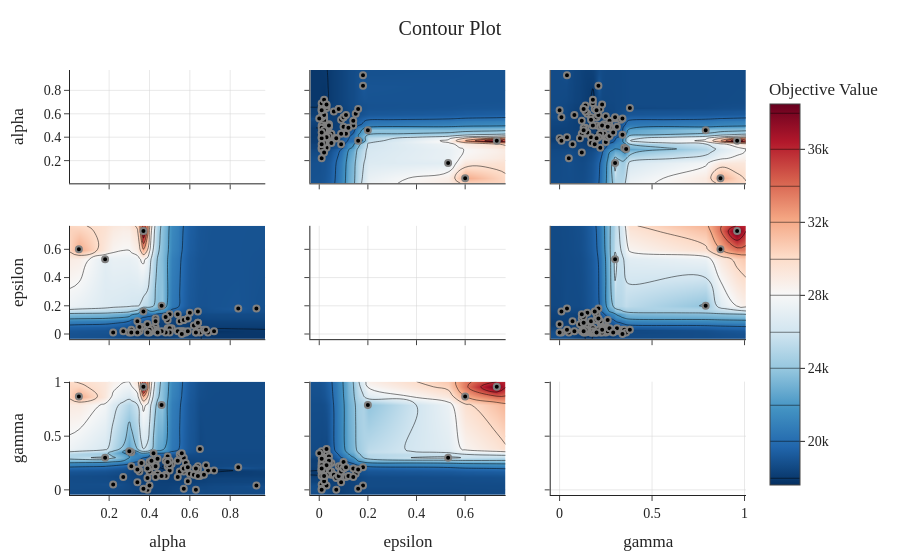

Write notebook code for a chart like this one.
### Markdown cell above
## Contour Plot

### Code cell
if study is not None:
    fig_contour = plot_contour(study)
    fig_contour.update_traces(
        selector=dict(type="contour"),
        contours=dict(coloring="heatmap"),
        colorscale="RdBu",
    )
    fig_contour = apply_latex_style(fig_contour)
    generated_figures.append(("06_contour", fig_contour))
    fig_contour.show()
else:
    print("Contour plots are available only for Optuna studies.")

### Figure 1 — Plotly figure (JSON) as saved in the notebook; plotly's stock layout.template omitted (floating-point values rounded to 4 significant figures; data arrays with more than 128 entries replaced by an {"elided": "..."} marker saying what was removed)
{"data": [{"type": "scatter", "xaxis": "x", "yaxis": "y"}, {"colorbar": {"title": {"text": "Objective Value"}}, "colorscale": [[0, "rgb(103,0,31)"], [0.1, "rgb(178,24,43)"], [0.2, "rgb(214,96,77)"], [0.3, "rgb(244,165,130)"], [0.4, "rgb(253,219,199)"], [0.5, "rgb(247,247,247)"], [0.6, "rgb(209,229,240)"], [0.7, "rgb(146,197,222)"], [0.8, "rgb(67,147,195)"], [0.9, "rgb(33,102,172)"], [1, "rgb(5,48,97)"]], "connectgaps": true, "contours": {"coloring": "heatmap"}, "hoverinfo": "none", "line": {"smoothing": 1.3}, "reversescale": true, "showscale": true, "type": "contour", "x": [0.006, 0.05, 0.18, 0.22, 0.27, 0.3, 0.31, 0.34, 0.35, 0.36, 0.37, 0.39, 0.4, 0.41, 0.42, 0.43, 0.44, 0.46, 0.48, 0.49, 0.5, 0.51, 0.54, 0.55, 0.56, 0.57, 0.58, 0.59, 0.6, 0.62, 0.63, 0.64, 0.65, 0.67, 0.68, 0.69, 0.72, 0.84, 0.93, 0.974], "xaxis": "x4", "y": [-0.0365, 0, 0.01, 0.02, 0.03, 0.04, 0.05, 0.06, 0.07, 0.08, 0.09, 0.1, 0.11, 0.12, 0.14, 0.15, 0.16, 0.18, 0.2, 0.53, 0.6, 0.73, 0.7665], "yaxis": "y4", "z": {"elided": "23x40 float values"}}, {"marker": {"color": "black", "line": {"color": "Gray", "width": 2}}, "mode": "markers", "name": "Feasible Trial", "showlegend": false, "type": "scatter", "x": [0.37, 0.6, 0.05, 0.84, 0.18, 0.46, 0.93, 0.39, 0.22, 0.56, 0.57, 0.55, 0.42, 0.64, 0.4, 0.36, 0.37, 0.34, 0.57, 0.4, 0.31, 0.4, 0.49, 0.51, 0.58, 0.54, 0.5, 0.3, 0.31, 0.35, 0.35, 0.43, 0.43, 0.43, 0.48, 0.5, 0.65, 0.4, 0.49, 0.5, 0.44, 0.5, 0.48, 0.43, 0.43, 0.49, 0.41, 0.57, 0.48, 0.4, 0.39, 0.27, 0.65, 0.62, 0.39, 0.69, 0.67, 0.72, 0.59, 0.57, 0.68, 0.64, 0.46, 0.55, 0.34, 0.56, 0.54, 0.57, 0.59, 0.63, 0.64, 0.63, 0.44], "xaxis": "x4", "y": [0.73, 0.15, 0.6, 0.18, 0.53, 0.2, 0.18, 0.07, 0.01, 0.02, 0.02, 0.02, 0.03, 0.08, 0.03, 0.05, 0.16, 0.09, 0.01, 0.03, 0.03, 0.01, 0.04, 0.04, 0.01, 0.02, 0.02, 0.01, 0.01, 0.02, 0.05, 0.02, 0.05, 0.03, 0.02, 0.14, 0.03, 0.02, 0.02, 0.04, 0.02, 0.01, 0.01, 0.11, 0.09, 0.1, 0.04, 0.01, 0.12, 0.03, 0.01, 0.02, 0.01, 0.06, 0.07, 0.01, 0.03, 0.02, 0.02, 0.1, 0.03, 0.08, 0.02, 0.09, 0.01, 0, 0.14, 0.1, 0.11, 0.01, 0.16, 0.01, 0.01], "yaxis": "y4"}, {"colorbar": {"title": {"text": "Objective Value"}}, "colorscale": [[0, "rgb(103,0,31)"], [0.1, "rgb(178,24,43)"], [0.2, "rgb(214,96,77)"], [0.3, "rgb(244,165,130)"], [0.4, "rgb(253,219,199)"], [0.5, "rgb(247,247,247)"], [0.6, "rgb(209,229,240)"], [0.7, "rgb(146,197,222)"], [0.8, "rgb(67,147,195)"], [0.9, "rgb(33,102,172)"], [1, "rgb(5,48,97)"]], "connectgaps": true, "contours": {"coloring": "heatmap"}, "hoverinfo": "none", "line": {"smoothing": 1.3}, "reversescale": true, "showscale": false, "type": "contour", "x": [0.006, 0.05, 0.18, 0.22, 0.27, 0.3, 0.31, 0.34, 0.35, 0.36, 0.37, 0.39, 0.4, 0.41, 0.42, 0.43, 0.44, 0.46, 0.48, 0.49, 0.5, 0.51, 0.54, 0.55, 0.56, 0.57, 0.58, 0.59, 0.6, 0.62, 0.63, 0.64, 0.65, 0.67, 0.68, 0.69, 0.72, 0.84, 0.93, 0.974], "xaxis": "x7", "y": [-0.048, 0, 0.01, 0.04, 0.05, 0.07, 0.08, 0.11, 0.12, 0.13, 0.14, 0.15, 0.17, 0.18, 0.19, 0.2, 0.21, 0.22, 0.23, 0.24, 0.25, 0.26, 0.27, 0.29, 0.3, 0.31, 0.33, 0.34, 0.35, 0.36, 0.38, 0.79, 0.87, 0.96, 1.008], "yaxis": "y7", "z": {"elided": "35x40 float values"}}, {"marker": {"color": "black", "line": {"color": "Gray", "width": 2}}, "mode": "markers", "name": "Feasible Trial", "showlegend": false, "type": "scatter", "x": [0.37, 0.6, 0.05, 0.84, 0.18, 0.46, 0.93, 0.39, 0.22, 0.56, 0.57, 0.55, 0.42, 0.64, 0.4, 0.36, 0.37, 0.34, 0.57, 0.4, 0.31, 0.4, 0.49, 0.51, 0.58, 0.54, 0.5, 0.3, 0.31, 0.35, 0.35, 0.43, 0.43, 0.43, 0.48, 0.5, 0.65, 0.4, 0.49, 0.5, 0.44, 0.5, 0.48, 0.43, 0.43, 0.49, 0.41, 0.57, 0.48, 0.4, 0.39, 0.27, 0.65, 0.62, 0.39, 0.69, 0.67, 0.72, 0.59, 0.57, 0.68, 0.64, 0.46, 0.55, 0.34, 0.56, 0.54, 0.57, 0.59, 0.63, 0.64, 0.63, 0.44], "xaxis": "x7", "y": [0.96, 0.15, 0.87, 0.21, 0.3, 0.79, 0.04, 0, 0.05, 0.3, 0.3, 0.33, 0.34, 0.22, 0.25, 0.25, 0.01, 0.07, 0.01, 0.04, 0.35, 0.17, 0.31, 0.24, 0.25, 0.27, 0.27, 0.36, 0.22, 0.18, 0.17, 0.22, 0.14, 0.24, 0.27, 0.2, 0.38, 0.26, 0.22, 0.18, 0.15, 0.23, 0.14, 0.12, 0.22, 0.26, 0.27, 0.17, 0.13, 0.21, 0.2, 0.12, 0.13, 0.14, 0.11, 0.18, 0.14, 0.18, 0.08, 0.2, 0.23, 0.13, 0.13, 0.17, 0.19, 0.34, 0.12, 0.2, 0.21, 0, 0.19, 0.2, 0.29], "yaxis": "y7"}, {"colorbar": {"title": {"text": "Objective Value"}}, "colorscale": [[0, "rgb(103,0,31)"], [0.1, "rgb(178,24,43)"], [0.2, "rgb(214,96,77)"], [0.3, "rgb(244,165,130)"], [0.4, "rgb(253,219,199)"], [0.5, "rgb(247,247,247)"], [0.6, "rgb(209,229,240)"], [0.7, "rgb(146,197,222)"], [0.8, "rgb(67,147,195)"], [0.9, "rgb(33,102,172)"], [1, "rgb(5,48,97)"]], "connectgaps": true, "contours": {"coloring": "heatmap"}, "hoverinfo": "none", "line": {"smoothing": 1.3}, "reversescale": true, "showscale": false, "type": "contour", "x": [-0.0365, 0, 0.01, 0.02, 0.03, 0.04, 0.05, 0.06, 0.07, 0.08, 0.09, 0.1, 0.11, 0.12, 0.14, 0.15, 0.16, 0.18, 0.2, 0.53, 0.6, 0.73, 0.7665], "xaxis": "x2", "y": [0.006, 0.05, 0.18, 0.22, 0.27, 0.3, 0.31, 0.34, 0.35, 0.36, 0.37, 0.39, 0.4, 0.41, 0.42, 0.43, 0.44, 0.46, 0.48, 0.49, 0.5, 0.51, 0.54, 0.55, 0.56, 0.57, 0.58, 0.59, 0.6, 0.62, 0.63, 0.64, 0.65, 0.67, 0.68, 0.69, 0.72, 0.84, 0.93, 0.974], "yaxis": "y2", "z": {"elided": "40x23 float values"}}, {"marker": {"color": "black", "line": {"color": "Gray", "width": 2}}, "mode": "markers", "name": "Feasible Trial", "showlegend": false, "type": "scatter", "x": [0.73, 0.15, 0.6, 0.18, 0.53, 0.2, 0.18, 0.07, 0.01, 0.02, 0.02, 0.02, 0.03, 0.08, 0.03, 0.05, 0.16, 0.09, 0.01, 0.03, 0.03, 0.01, 0.04, 0.04, 0.01, 0.02, 0.02, 0.01, 0.01, 0.02, 0.05, 0.02, 0.05, 0.03, 0.02, 0.14, 0.03, 0.02, 0.02, 0.04, 0.02, 0.01, 0.01, 0.11, 0.09, 0.1, 0.04, 0.01, 0.12, 0.03, 0.01, 0.02, 0.01, 0.06, 0.07, 0.01, 0.03, 0.02, 0.02, 0.1, 0.03, 0.08, 0.02, 0.09, 0.01, 0, 0.14, 0.1, 0.11, 0.01, 0.16, 0.01, 0.01], "xaxis": "x2", "y": [0.37, 0.6, 0.05, 0.84, 0.18, 0.46, 0.93, 0.39, 0.22, 0.56, 0.57, 0.55, 0.42, 0.64, 0.4, 0.36, 0.37, 0.34, 0.57, 0.4, 0.31, 0.4, 0.49, 0.51, 0.58, 0.54, 0.5, 0.3, 0.31, 0.35, 0.35, 0.43, 0.43, 0.43, 0.48, 0.5, 0.65, 0.4, 0.49, 0.5, 0.44, 0.5, 0.48, 0.43, 0.43, 0.49, 0.41, 0.57, 0.48, 0.4, 0.39, 0.27, 0.65, 0.62, 0.39, 0.69, 0.67, 0.72, 0.59, 0.57, 0.68, 0.64, 0.46, 0.55, 0.34, 0.56, 0.54, 0.57, 0.59, 0.63, 0.64, 0.63, 0.44], "yaxis": "y2"}, {"type": "scatter", "xaxis": "x5", "yaxis": "y5"}, {"colorbar": {"title": {"text": "Objective Value"}}, "colorscale": [[0, "rgb(103,0,31)"], [0.1, "rgb(178,24,43)"], [0.2, "rgb(214,96,77)"], [0.3, "rgb(244,165,130)"], [0.4, "rgb(253,219,199)"], [0.5, "rgb(247,247,247)"], [0.6, "rgb(209,229,240)"], [0.7, "rgb(146,197,222)"], [0.8, "rgb(67,147,195)"], [0.9, "rgb(33,102,172)"], [1, "rgb(5,48,97)"]], "connectgaps": true, "contours": {"coloring": "heatmap"}, "hoverinfo": "none", "line": {"smoothing": 1.3}, "reversescale": true, "showscale": false, "type": "contour", "x": [-0.0365, 0, 0.01, 0.02, 0.03, 0.04, 0.05, 0.06, 0.07, 0.08, 0.09, 0.1, 0.11, 0.12, 0.14, 0.15, 0.16, 0.18, 0.2, 0.53, 0.6, 0.73, 0.7665], "xaxis": "x8", "y": [-0.048, 0, 0.01, 0.04, 0.05, 0.07, 0.08, 0.11, 0.12, 0.13, 0.14, 0.15, 0.17, 0.18, 0.19, 0.2, 0.21, 0.22, 0.23, 0.24, 0.25, 0.26, 0.27, 0.29, 0.3, 0.31, 0.33, 0.34, 0.35, 0.36, 0.38, 0.79, 0.87, 0.96, 1.008], "yaxis": "y8", "z": {"elided": "35x23 float values"}}, {"marker": {"color": "black", "line": {"color": "Gray", "width": 2}}, "mode": "markers", "name": "Feasible Trial", "showlegend": false, "type": "scatter", "x": [0.73, 0.15, 0.6, 0.18, 0.53, 0.2, 0.18, 0.07, 0.01, 0.02, 0.02, 0.02, 0.03, 0.08, 0.03, 0.05, 0.16, 0.09, 0.01, 0.03, 0.03, 0.01, 0.04, 0.04, 0.01, 0.02, 0.02, 0.01, 0.01, 0.02, 0.05, 0.02, 0.05, 0.03, 0.02, 0.14, 0.03, 0.02, 0.02, 0.04, 0.02, 0.01, 0.01, 0.11, 0.09, 0.1, 0.04, 0.01, 0.12, 0.03, 0.01, 0.02, 0.01, 0.06, 0.07, 0.01, 0.03, 0.02, 0.02, 0.1, 0.03, 0.08, 0.02, 0.09, 0.01, 0, 0.14, 0.1, 0.11, 0.01, 0.16, 0.01, 0.01], "xaxis": "x8", "y": [0.96, 0.15, 0.87, 0.21, 0.3, 0.79, 0.04, 0, 0.05, 0.3, 0.3, 0.33, 0.34, 0.22, 0.25, 0.25, 0.01, 0.07, 0.01, 0.04, 0.35, 0.17, 0.31, 0.24, 0.25, 0.27, 0.27, 0.36, 0.22, 0.18, 0.17, 0.22, 0.14, 0.24, 0.27, 0.2, 0.38, 0.26, 0.22, 0.18, 0.15, 0.23, 0.14, 0.12, 0.22, 0.26, 0.27, 0.17, 0.13, 0.21, 0.2, 0.12, 0.13, 0.14, 0.11, 0.18, 0.14, 0.18, 0.08, 0.2, 0.23, 0.13, 0.13, 0.17, 0.19, 0.34, 0.12, 0.2, 0.21, 0, 0.19, 0.2, 0.29], "yaxis": "y8"}, {"colorbar": {"title": {"text": "Objective Value"}}, "colorscale": [[0, "rgb(103,0,31)"], [0.1, "rgb(178,24,43)"], [0.2, "rgb(214,96,77)"], [0.3, "rgb(244,165,130)"], [0.4, "rgb(253,219,199)"], [0.5, "rgb(247,247,247)"], [0.6, "rgb(209,229,240)"], [0.7, "rgb(146,197,222)"], [0.8, "rgb(67,147,195)"], [0.9, "rgb(33,102,172)"], [1, "rgb(5,48,97)"]], "connectgaps": true, "contours": {"coloring": "heatmap"}, "hoverinfo": "none", "line": {"smoothing": 1.3}, "reversescale": true, "showscale": false, "type": "contour", "x": [-0.048, 0, 0.01, 0.04, 0.05, 0.07, 0.08, 0.11, 0.12, 0.13, 0.14, 0.15, 0.17, 0.18, 0.19, 0.2, 0.21, 0.22, 0.23, 0.24, 0.25, 0.26, 0.27, 0.29, 0.3, 0.31, 0.33, 0.34, 0.35, 0.36, 0.38, 0.79, 0.87, 0.96, 1.008], "xaxis": "x3", "y": [0.006, 0.05, 0.18, 0.22, 0.27, 0.3, 0.31, 0.34, 0.35, 0.36, 0.37, 0.39, 0.4, 0.41, 0.42, 0.43, 0.44, 0.46, 0.48, 0.49, 0.5, 0.51, 0.54, 0.55, 0.56, 0.57, 0.58, 0.59, 0.6, 0.62, 0.63, 0.64, 0.65, 0.67, 0.68, 0.69, 0.72, 0.84, 0.93, 0.974], "yaxis": "y3", "z": {"elided": "40x35 float values"}}, {"marker": {"color": "black", "line": {"color": "Gray", "width": 2}}, "mode": "markers", "name": "Feasible Trial", "showlegend": false, "type": "scatter", "x": [0.96, 0.15, 0.87, 0.21, 0.3, 0.79, 0.04, 0, 0.05, 0.3, 0.3, 0.33, 0.34, 0.22, 0.25, 0.25, 0.01, 0.07, 0.01, 0.04, 0.35, 0.17, 0.31, 0.24, 0.25, 0.27, 0.27, 0.36, 0.22, 0.18, 0.17, 0.22, 0.14, 0.24, 0.27, 0.2, 0.38, 0.26, 0.22, 0.18, 0.15, 0.23, 0.14, 0.12, 0.22, 0.26, 0.27, 0.17, 0.13, 0.21, 0.2, 0.12, 0.13, 0.14, 0.11, 0.18, 0.14, 0.18, 0.08, 0.2, 0.23, 0.13, 0.13, 0.17, 0.19, 0.34, 0.12, 0.2, 0.21, 0, 0.19, 0.2, 0.29], "xaxis": "x3", "y": [0.37, 0.6, 0.05, 0.84, 0.18, 0.46, 0.93, 0.39, 0.22, 0.56, 0.57, 0.55, 0.42, 0.64, 0.4, 0.36, 0.37, 0.34, 0.57, 0.4, 0.31, 0.4, 0.49, 0.51, 0.58, 0.54, 0.5, 0.3, 0.31, 0.35, 0.35, 0.43, 0.43, 0.43, 0.48, 0.5, 0.65, 0.4, 0.49, 0.5, 0.44, 0.5, 0.48, 0.43, 0.43, 0.49, 0.41, 0.57, 0.48, 0.4, 0.39, 0.27, 0.65, 0.62, 0.39, 0.69, 0.67, 0.72, 0.59, 0.57, 0.68, 0.64, 0.46, 0.55, 0.34, 0.56, 0.54, 0.57, 0.59, 0.63, 0.64, 0.63, 0.44], "yaxis": "y3"}, {"colorbar": {"title": {"text": "Objective Value"}}, "colorscale": [[0, "rgb(103,0,31)"], [0.1, "rgb(178,24,43)"], [0.2, "rgb(214,96,77)"], [0.3, "rgb(244,165,130)"], [0.4, "rgb(253,219,199)"], [0.5, "rgb(247,247,247)"], [0.6, "rgb(209,229,240)"], [0.7, "rgb(146,197,222)"], [0.8, "rgb(67,147,195)"], [0.9, "rgb(33,102,172)"], [1, "rgb(5,48,97)"]], "connectgaps": true, "contours": {"coloring": "heatmap"}, "hoverinfo": "none", "line": {"smoothing": 1.3}, "reversescale": true, "showscale": false, "type": "contour", "x": [-0.048, 0, 0.01, 0.04, 0.05, 0.07, 0.08, 0.11, 0.12, 0.13, 0.14, 0.15, 0.17, 0.18, 0.19, 0.2, 0.21, 0.22, 0.23, 0.24, 0.25, 0.26, 0.27, 0.29, 0.3, 0.31, 0.33, 0.34, 0.35, 0.36, 0.38, 0.79, 0.87, 0.96, 1.008], "xaxis": "x6", "y": [-0.0365, 0, 0.01, 0.02, 0.03, 0.04, 0.05, 0.06, 0.07, 0.08, 0.09, 0.1, 0.11, 0.12, 0.14, 0.15, 0.16, 0.18, 0.2, 0.53, 0.6, 0.73, 0.7665], "yaxis": "y6", "z": {"elided": "23x35 float values"}}, {"marker": {"color": "black", "line": {"color": "Gray", "width": 2}}, "mode": "markers", "name": "Feasible Trial", "showlegend": false, "type": "scatter", "x": [0.96, 0.15, 0.87, 0.21, 0.3, 0.79, 0.04, 0, 0.05, 0.3, 0.3, 0.33, 0.34, 0.22, 0.25, 0.25, 0.01, 0.07, 0.01, 0.04, 0.35, 0.17, 0.31, 0.24, 0.25, 0.27, 0.27, 0.36, 0.22, 0.18, 0.17, 0.22, 0.14, 0.24, 0.27, 0.2, 0.38, 0.26, 0.22, 0.18, 0.15, 0.23, 0.14, 0.12, 0.22, 0.26, 0.27, 0.17, 0.13, 0.21, 0.2, 0.12, 0.13, 0.14, 0.11, 0.18, 0.14, 0.18, 0.08, 0.2, 0.23, 0.13, 0.13, 0.17, 0.19, 0.34, 0.12, 0.2, 0.21, 0, 0.19, 0.2, 0.29], "xaxis": "x6", "y": [0.73, 0.15, 0.6, 0.18, 0.53, 0.2, 0.18, 0.07, 0.01, 0.02, 0.02, 0.02, 0.03, 0.08, 0.03, 0.05, 0.16, 0.09, 0.01, 0.03, 0.03, 0.01, 0.04, 0.04, 0.01, 0.02, 0.02, 0.01, 0.01, 0.02, 0.05, 0.02, 0.05, 0.03, 0.02, 0.14, 0.03, 0.02, 0.02, 0.04, 0.02, 0.01, 0.01, 0.11, 0.09, 0.1, 0.04, 0.01, 0.12, 0.03, 0.01, 0.02, 0.01, 0.06, 0.07, 0.01, 0.03, 0.02, 0.02, 0.1, 0.03, 0.08, 0.02, 0.09, 0.01, 0, 0.14, 0.1, 0.11, 0.01, 0.16, 0.01, 0.01], "yaxis": "y6"}, {"type": "scatter", "xaxis": "x9", "yaxis": "y9"}], "layout": {"font": {"family": "Computer Modern", "size": 14}, "legend": {"bgcolor": "rgba(255,255,255,0.8)", "borderwidth": 0}, "margin": {"b": 60, "l": 70, "r": 30, "t": 70}, "title": {"text": "Contour Plot", "x": 0.5, "xanchor": "center"}, "xaxis": {"anchor": "y", "domain": [0, 0.2889], "gridcolor": "lightgray", "gridwidth": 0.5, "matches": "x7", "range": [0.006, 0.974], "showgrid": true, "showticklabels": false, "zeroline": false}, "xaxis2": {"anchor": "y2", "domain": [0.3556, 0.6444], "gridcolor": "lightgray", "gridwidth": 0.5, "matches": "x8", "range": [-0.0365, 0.7665], "showgrid": true, "showticklabels": false, "zeroline": false}, "xaxis3": {"anchor": "y3", "domain": [0.7111, 1], "gridcolor": "lightgray", "gridwidth": 0.5, "matches": "x9", "range": [-0.048, 1.008], "showgrid": true, "showticklabels": false, "zeroline": false}, "xaxis4": {"anchor": "y4", "domain": [0, 0.2889], "gridcolor": "lightgray", "gridwidth": 0.5, "matches": "x7", "range": [0.006, 0.974], "showgrid": true, "showticklabels": false, "zeroline": false}, "xaxis5": {"anchor": "y5", "domain": [0.3556, 0.6444], "gridcolor": "lightgray", "gridwidth": 0.5, "matches": "x8", "range": [-0.0365, 0.7665], "showgrid": true, "showticklabels": false, "zeroline": false}, "xaxis6": {"anchor": "y6", "domain": [0.7111, 1], "gridcolor": "lightgray", "gridwidth": 0.5, "matches": "x9", "range": [-0.048, 1.008], "showgrid": true, "showticklabels": false, "zeroline": false}, "xaxis7": {"anchor": "y7", "domain": [0, 0.2889], "gridcolor": "lightgray", "gridwidth": 0.5, "range": [0.006, 0.974], "showgrid": true, "title": {"text": "alpha"}, "zeroline": false}, "xaxis8": {"anchor": "y8", "domain": [0.3556, 0.6444], "gridcolor": "lightgray", "gridwidth": 0.5, "range": [-0.0365, 0.7665], "showgrid": true, "title": {"text": "epsilon"}, "zeroline": false}, "xaxis9": {"anchor": "y9", "domain": [0.7111, 1], "gridcolor": "lightgray", "gridwidth": 0.5, "range": [-0.048, 1.008], "showgrid": true, "title": {"text": "gamma"}, "zeroline": false}, "yaxis": {"anchor": "x", "domain": [0.7333, 1], "gridcolor": "lightgray", "gridwidth": 0.5, "range": [0.006, 0.974], "showgrid": true, "title": {"text": "alpha"}, "zeroline": false}, "yaxis2": {"anchor": "x2", "domain": [0.7333, 1], "gridcolor": "lightgray", "gridwidth": 0.5, "matches": "y", "range": [0.006, 0.974], "showgrid": true, "showticklabels": false, "zeroline": false}, "yaxis3": {"anchor": "x3", "domain": [0.7333, 1], "gridcolor": "lightgray", "gridwidth": 0.5, "matches": "y", "range": [0.006, 0.974], "showgrid": true, "showticklabels": false, "zeroline": false}, "yaxis4": {"anchor": "x4", "domain": [0.3667, 0.6333], "gridcolor": "lightgray", "gridwidth": 0.5, "range": [-0.0365, 0.7665], "showgrid": true, "title": {"text": "epsilon"}, "zeroline": false}, "yaxis5": {"anchor": "x5", "domain": [0.3667, 0.6333], "gridcolor": "lightgray", "gridwidth": 0.5, "matches": "y4", "range": [-0.0365, 0.7665], "showgrid": true, "showticklabels": false, "zeroline": false}, "yaxis6": {"anchor": "x6", "domain": [0.3667, 0.6333], "gridcolor": "lightgray", "gridwidth": 0.5, "matches": "y4", "range": [-0.0365, 0.7665], "showgrid": true, "showticklabels": false, "zeroline": false}, "yaxis7": {"anchor": "x7", "domain": [0, 0.2667], "gridcolor": "lightgray", "gridwidth": 0.5, "range": [-0.048, 1.008], "showgrid": true, "title": {"text": "gamma"}, "zeroline": false}, "yaxis8": {"anchor": "x8", "domain": [0, 0.2667], "gridcolor": "lightgray", "gridwidth": 0.5, "matches": "y7", "range": [-0.048, 1.008], "showgrid": true, "showticklabels": false, "zeroline": false}, "yaxis9": {"anchor": "x9", "domain": [0, 0.2667], "gridcolor": "lightgray", "gridwidth": 0.5, "matches": "y7", "range": [-0.048, 1.008], "showgrid": true, "showticklabels": false, "zeroline": false}}}
